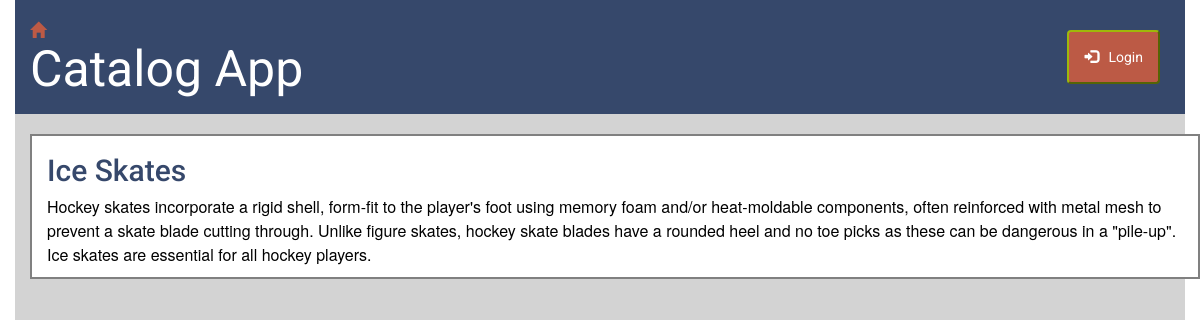
Page /catalog/Ice Hockey/Ice Skates/ on the committed database.
### database_setup.py (models this page shows, shortened)
class GameItem(Base):
    __tablename__ = "gameitem"
    name = Column(String(80), nullable=False)
    id = Column(Integer, primary_key=True)
    description = Column(String(250))
    game_id = Column(Integer, ForeignKey('game.id'))
    game = relationship(Game)
    user_id = Column(Integer, ForeignKey('user.id'))
    user = relationship(User)
    __table_args__ = (UniqueConstraint('name', 'game_id',
                      name='_game_item_uc'),
                      )

### models/desc.py (the view)
@descpage.route('/catalog/<game_name>/<item_name>/')
@check_item
def itemDesc(game_name, item_name):
    if 'username' not in login_session:
        selected_game = session.query(Game).filter_by(name=game_name).first()
        selected_item = session.query(GameItem).filter(and_(GameItem.name ==
                                                            item_name,
                                                            GameItem.game_id ==
                                                            selected_game.id
                                                            )).first()
        return render_template('publicgameitemdesc.html', item=selected_item)
    else:
        return redirect(url_for('descpage.itemDescLoggedin',
                                game_name=game_name, item_name=item_name))

### templates/publicgameitemdesc.html
{% extends "main.html" %}
{% block content %}
{% include "header.html" %}
<main class="container-fluid fill">
	<div class="container catalog margin-top">
		<div class="row">
			<h2 class="col-md-12 text-capitalize"> {{item.name}} </h2>
		</div>
		<div class="row">
			<div class="col-md-12">
				<p>{{item.description}}</p>
			</div>
		</div>
	</div>
</main>
{% endblock %}

### static/style.css (style rules this page uses)
* { font-family: "Helvetica Neue Bold", Roboto, Helvetica, Arial, sans-serif; font-weight: 700; }
body { height: 100%; width: 100%; position: absolute; }
h2 { font-size: 30px; color: #36486b; line-height: 29px; }
p { font-family: "Helvetica Neue", Roboto, Helvetica, Arial, sans-serif; font-size: 16px; color: #000000; line-height: 24px; font-weight: 400; }
.container-fluid { height: inherit; }
.fill { background-color: #D3D3D3; }
.catalog { border: 2px solid grey; background-color: #FFFFFF; }
.margin-top { margin-top: 20px; }

### rows in the picture
GameItem: name "Ice Skates", description "Hockey skates incorporate a rigid shell, form-fit to the player's foot using memory foam and/or heat-moldable components, often reinforced with metal mesh to prevent a skate blade cutting through. Unlike figure skates, hockey skate blades have a rounded heel and no toe picks as these can be dangerous in a \"pile-up\". Ice skates are essential for all hockey players."
